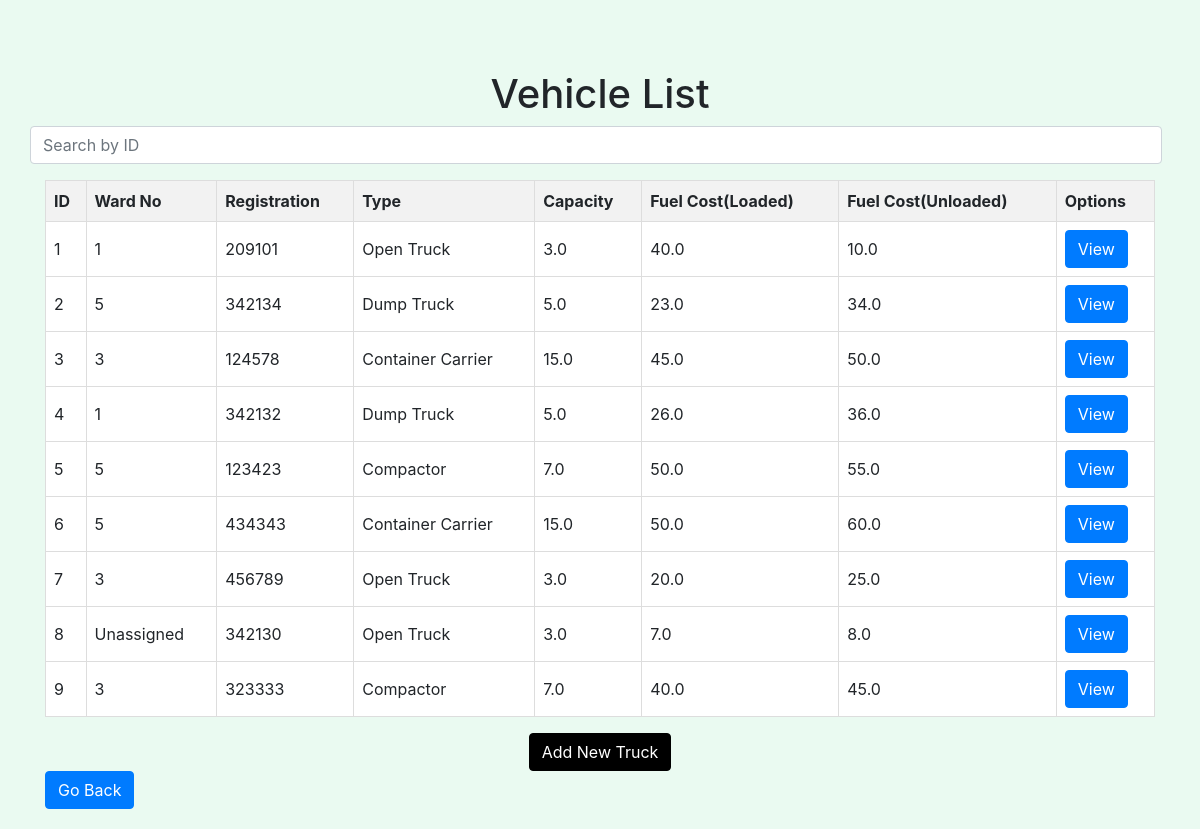
Screenshot of /vehicle/ (signed in) with the database file from the repository.
### models.py (models this page shows, shortened)
class Vehicle(db.Model):
    vehicle_id = db.Column(db.Integer, primary_key=True, autoincrement=True)
    ward_id = db.Column(db.Integer, db.ForeignKey('sts_info.ward_id'))
    reg_num = db.Column(db.String(100), unique=True)
    vehicle_type = db.Column(db.Integer)
    vehicle_capacity = db.Column(db.Float)
    fcpk_unloaded = db.Column(db.Float)
    fcpk_loaded = db.Column(db.Float)

### vehicle.py (the view, shortened to what this page needs)
@vehicle.route('/', methods=['GET', 'POST'])
def create_vehicle():
    if request.method == 'GET':
        if 11 in session['permissions']:
            all_vehicles = Vehicle.query.all()
            vehicles_data = [
                {'id': vehicle.vehicle_id,
                 'ward': vehicle.ward_id,
                 'reg': vehicle.reg_num,
                 'type': vehicle.vehicle_type,
                 'capacity': vehicle.vehicle_capacity,
                 'loaded': vehicle.fcpk_loaded,
                 'unloaded': vehicle.fcpk_unloaded
                 }
                for vehicle in all_vehicles]
            if request.headers.get('accept') == 'application/json':
                return jsonify(vehicles_data), 201
            else:
                return render_template('all_vehicles.html', vehicles=vehicles_data)
        else:
            response_data = {
                "success": "False",
                "message": "Request Failed: Method Not Allowed"
            }
            return jsonify(response_data), 500

### templates/all_vehicles.html (shortened to what this page needs)
<!DOCTYPE html>
<html lang="en">
<head>
    <link rel="stylesheet" href="https://cdn.jsdelivr.net/npm/bootstrap@4.6.2/dist/css/bootstrap.min.css">
</head>
<body>
<div class="container">
    <h1 class="row justify-content-center">Vehicle List</h1>
    <div class="row justify-content-center mb-3">
        <input type="number" id="searchInput" class="form-control mr-2" placeholder="Search by ID">
    </div>
    <table id="vehicleTable">
        <thead>
            <tr>
                <th onclick="sortTable(0)">ID</th>
                <th onclick="sortTable(1)">Ward No</th>
                <th onclick="sortTable(2)">Registration</th>
                <th onclick="sortTable(3)">Type</th>
                <th onclick="sortTable(4)">Capacity</th>
                <th onclick="sortTable(5)">Fuel Cost(Loaded)</th>
                <th onclick="sortTable(6)">Fuel Cost(Unloaded)</th>
                <th>Options</th>
            </tr>
        </thead>
        <tbody>
            {% for vehicle in vehicles %}
                <tr class="vehicleData">
                    <td>{{ vehicle.id }}</td>
                    {% if vehicle.ward==-1 %}
                    <td>Unassigned</td>
                    {% elif vehicle.ward !=-1 %}
                    <td>{{ vehicle.ward }}</td>
                    {% endif %}
                    <td>{{ vehicle.reg }}</td>
                    {% if vehicle.type==1 %}
                    <td>Open Truck</td>
                    {% elif vehicle.type==2 %}
                    <td>Dump Truck</td>
                    {% elif vehicle.type==3 %}
                    <td>Compactor</td>
                    {% elif vehicle.type==4 %}
                    <td>Container Carrier</td>
                    {% endif %}
                    <td>{{ vehicle.capacity }}</td>
                    <td>{{ vehicle.loaded }}</td>
                    <td>{{ vehicle.unloaded }}</td>
                    <td><a href="/vehicle/edit/{{vehicle.id}}" class="btn btn-primary">View</a></td>
                </tr>
            {% endfor %}
        </tbody>
    </table>
    <div class="row justify-content-center mt-3">
        <a href="/vehicle/add_truck" class="btn btn-create">Add New Truck</a>
    </div>
    <a href="/dashboard" class="btn btn-primary">Go Back</a>
</div>
</body>
</html>

### templates/all_vehicles.html (style rules this page uses)
body { background-color: #eafaf1; padding: 20px; }
.container { margin-top: 50px; }
table { width: 100%; border-collapse: collapse; background-color: #fff; border: 1px solid #dddddd; }
th, td { border: 1px solid #dddddd; text-align: left; padding: 8px; }
th { background-color: #f2f2f2; cursor: pointer; }
.btn-create { background-color: #000000; border-color: #000000; color: #ffffff; }

### rows the page displays
Vehicle: id "1", ward "1", reg "209101", shows "Open Truck", capacity "3.0", loaded "40.0", unloaded "10.0"
Vehicle: id "2", ward "5", reg "342134", shows "Dump Truck", capacity "5.0", loaded "23.0", unloaded "34.0"
Vehicle: id "3", ward "3", reg "124578", shows "Container Carrier", capacity "15.0", loaded "45.0", unloaded "50.0"
Vehicle: id "4", ward "1", reg "342132", shows "Dump Truck", capacity "5.0", loaded "26.0", unloaded "36.0"
Vehicle: id "5", ward "5", reg "123423", shows "Compactor", capacity "7.0", loaded "50.0", unloaded "55.0"
Vehicle: id "6", ward "5", reg "434343", shows "Container Carrier", capacity "15.0", loaded "50.0", unloaded "60.0"
Vehicle: id "7", ward "3", reg "456789", shows "Open Truck", capacity "3.0", loaded "20.0", unloaded "25.0"
Vehicle: id "8", shows "Unassigned", reg "342130", shows "Open Truck", capacity "3.0", loaded "7.0", unloaded "8.0"
Vehicle: id "9", ward "3", reg "323333", shows "Compactor", capacity "7.0", loaded "40.0", unloaded "45.0"
